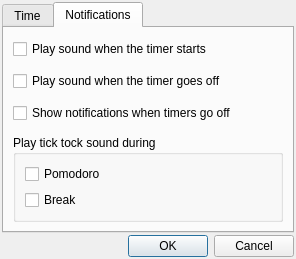
<?xml version="1.0" encoding="UTF-8"?>
<ui version="4.0">
 <class>PreferencesDialog</class>
 <widget class="QDialog" name="PreferencesDialog">
  <property name="geometry">
   <rect>
    <x>0</x>
    <y>0</y>
    <width>296</width>
    <height>246</height>
   </rect>
  </property>
  <property name="windowTitle">
   <string>Dialog</string>
  </property>
  <layout class="QVBoxLayout" name="verticalLayout">
   <property name="spacing">
    <number>2</number>
   </property>
   <property name="leftMargin">
    <number>2</number>
   </property>
   <property name="topMargin">
    <number>2</number>
   </property>
   <property name="rightMargin">
    <number>2</number>
   </property>
   <property name="bottomMargin">
    <number>2</number>
   </property>
   <item>
    <widget class="QTabWidget" name="tabWidget">
     <property name="currentIndex">
      <number>1</number>
     </property>
     <widget class="QWidget" name="tabWidgetPage1" native="true">
      <attribute name="title">
       <string>Time</string>
      </attribute>
      <layout class="QGridLayout" name="gridLayout_2">
       <item row="0" column="1">
        <spacer name="verticalSpacer">
         <property name="orientation">
          <enum>Qt::Vertical</enum>
         </property>
         <property name="sizeHint" stdset="0">
          <size>
           <width>20</width>
           <height>22</height>
          </size>
         </property>
        </spacer>
       </item>
       <item row="1" column="0">
        <spacer name="horizontalSpacer">
         <property name="orientation">
          <enum>Qt::Horizontal</enum>
         </property>
         <property name="sizeHint" stdset="0">
          <size>
           <width>19</width>
           <height>20</height>
          </size>
         </property>
        </spacer>
       </item>
       <item row="1" column="1">
        <layout class="QGridLayout" name="gridLayout">
         <item row="0" column="1">
          <widget class="QSpinBox" name="workSpinBox">
           <property name="frame">
            <bool>true</bool>
           </property>
           <property name="alignment">
            <set>Qt::AlignCenter</set>
           </property>
           <property name="buttonSymbols">
            <enum>QAbstractSpinBox::NoButtons</enum>
           </property>
           <property name="value">
            <number>25</number>
           </property>
          </widget>
         </item>
         <item row="1" column="2">
          <widget class="QLabel" name="label_5">
           <property name="text">
            <string>minutes</string>
           </property>
          </widget>
         </item>
         <item row="1" column="0">
          <widget class="QLabel" name="shortBreakLabel">
           <property name="text">
            <string>Short break:</string>
           </property>
           <property name="alignment">
            <set>Qt::AlignRight|Qt::AlignTrailing|Qt::AlignVCenter</set>
           </property>
          </widget>
         </item>
         <item row="0" column="0">
          <widget class="QLabel" name="workLabel">
           <property name="text">
            <string>Pomodoro:</string>
           </property>
           <property name="alignment">
            <set>Qt::AlignRight|Qt::AlignTrailing|Qt::AlignVCenter</set>
           </property>
          </widget>
         </item>
         <item row="0" column="2">
          <widget class="QLabel" name="label_4">
           <property name="text">
            <string>minutes</string>
           </property>
          </widget>
         </item>
         <item row="1" column="1">
          <widget class="QSpinBox" name="shortBreakSpinBox">
           <property name="alignment">
            <set>Qt::AlignCenter</set>
           </property>
           <property name="buttonSymbols">
            <enum>QAbstractSpinBox::NoButtons</enum>
           </property>
           <property name="value">
            <number>5</number>
           </property>
          </widget>
         </item>
         <item row="2" column="0">
          <widget class="QLabel" name="longBreakLabel">
           <property name="text">
            <string>Long break:</string>
           </property>
           <property name="alignment">
            <set>Qt::AlignRight|Qt::AlignTrailing|Qt::AlignVCenter</set>
           </property>
          </widget>
         </item>
         <item row="2" column="1">
          <widget class="QSpinBox" name="longBreakSpinBox">
           <property name="alignment">
            <set>Qt::AlignCenter</set>
           </property>
           <property name="buttonSymbols">
            <enum>QAbstractSpinBox::NoButtons</enum>
           </property>
           <property name="value">
            <number>30</number>
           </property>
          </widget>
         </item>
         <item row="2" column="2">
          <widget class="QLabel" name="label_6">
           <property name="text">
            <string>minutes</string>
           </property>
          </widget>
         </item>
        </layout>
       </item>
       <item row="1" column="2">
        <spacer name="horizontalSpacer_2">
         <property name="orientation">
          <enum>Qt::Horizontal</enum>
         </property>
         <property name="sizeHint" stdset="0">
          <size>
           <width>20</width>
           <height>20</height>
          </size>
         </property>
        </spacer>
       </item>
       <item row="2" column="1">
        <widget class="QCheckBox" name="startTimerAutomaticallyCheckBox">
         <property name="text">
          <string>Start next timer automatically</string>
         </property>
        </widget>
       </item>
       <item row="3" column="1">
        <spacer name="verticalSpacer_2">
         <property name="orientation">
          <enum>Qt::Vertical</enum>
         </property>
         <property name="sizeHint" stdset="0">
          <size>
           <width>20</width>
           <height>23</height>
          </size>
         </property>
        </spacer>
       </item>
      </layout>
     </widget>
     <widget class="QWidget" name="tabWidgetPage2" native="true">
      <attribute name="title">
       <string>Notifications</string>
      </attribute>
      <layout class="QVBoxLayout" name="verticalLayout_2">
       <property name="spacing">
        <number>12</number>
       </property>
       <item>
        <spacer name="verticalSpacer_4">
         <property name="orientation">
          <enum>Qt::Vertical</enum>
         </property>
         <property name="sizeHint" stdset="0">
          <size>
           <width>20</width>
           <height>40</height>
          </size>
         </property>
        </spacer>
       </item>
       <item>
        <widget class="QCheckBox" name="playSoundWhenTimerStartsCheckBox">
         <property name="text">
          <string>Play sound when the timer starts</string>
         </property>
        </widget>
       </item>
       <item>
        <widget class="QCheckBox" name="playSoundWhenTimerEndsCheckBox">
         <property name="text">
          <string>Play sound when the timer goes off</string>
         </property>
        </widget>
       </item>
       <item>
        <widget class="QCheckBox" name="showNotificationsWhenTimerEndsCheckBox">
         <property name="text">
          <string>Show notifications when timers go off</string>
         </property>
        </widget>
       </item>
       <item>
        <widget class="QGroupBox" name="groupBox">
         <property name="title">
          <string>Play tick tock sound during</string>
         </property>
         <layout class="QVBoxLayout" name="verticalLayout_3">
          <item>
           <widget class="QCheckBox" name="playTickTockDuringPomodoroCheckBox">
            <property name="text">
             <string>Pomodoro</string>
            </property>
           </widget>
          </item>
          <item>
           <widget class="QCheckBox" name="playTickTockDuringBreakCheckBox">
            <property name="text">
             <string>Break</string>
            </property>
           </widget>
          </item>
         </layout>
        </widget>
       </item>
      </layout>
     </widget>
    </widget>
   </item>
   <item>
    <widget class="QDialogButtonBox" name="buttonBox">
     <property name="orientation">
      <enum>Qt::Horizontal</enum>
     </property>
     <property name="standardButtons">
      <set>QDialogButtonBox::Cancel|QDialogButtonBox::Ok</set>
     </property>
    </widget>
   </item>
  </layout>
 </widget>
 <resources/>
 <connections>
  <connection>
   <sender>buttonBox</sender>
   <signal>accepted()</signal>
   <receiver>PreferencesDialog</receiver>
   <slot>accept()</slot>
   <hints>
    <hint type="sourcelabel">
     <x>248</x>
     <y>254</y>
    </hint>
    <hint type="destinationlabel">
     <x>157</x>
     <y>274</y>
    </hint>
   </hints>
  </connection>
  <connection>
   <sender>buttonBox</sender>
   <signal>rejected()</signal>
   <receiver>PreferencesDialog</receiver>
   <slot>reject()</slot>
   <hints>
    <hint type="sourcelabel">
     <x>316</x>
     <y>260</y>
    </hint>
    <hint type="destinationlabel">
     <x>286</x>
     <y>274</y>
    </hint>
   </hints>
  </connection>
 </connections>
</ui>
